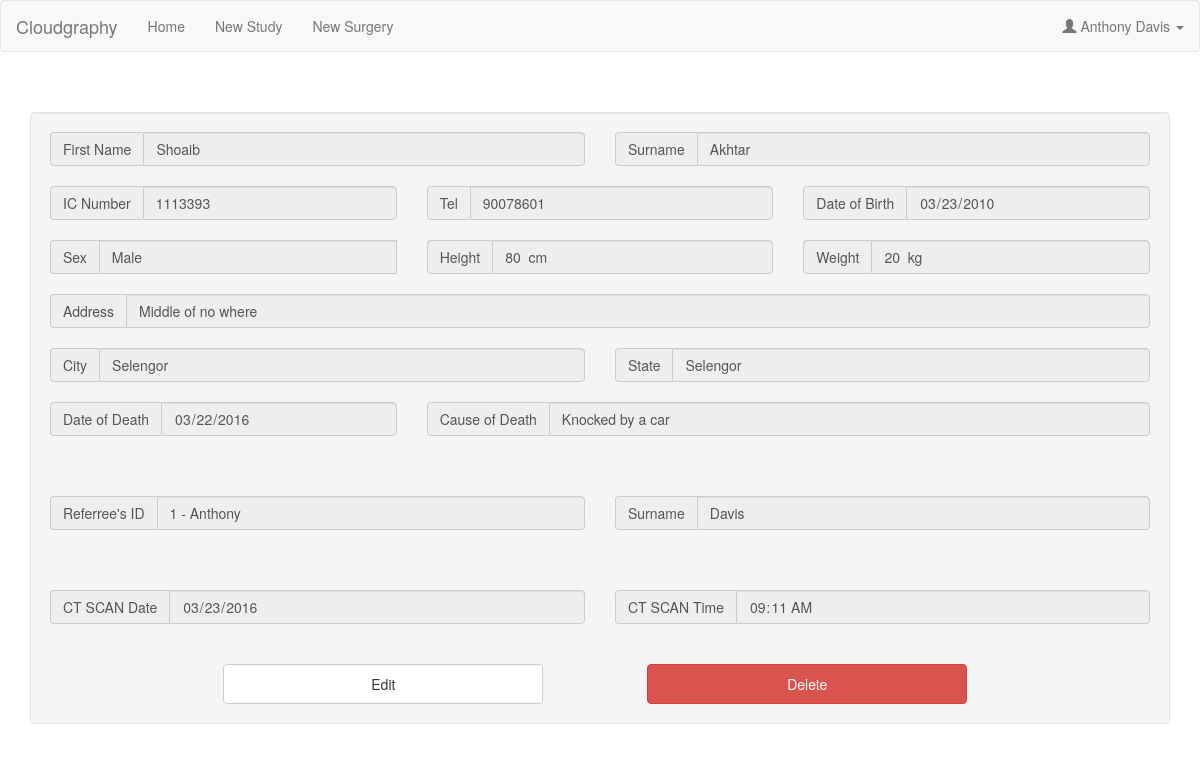
/studyProfile.php?add=10 (signed in), run on the app's committed database.
### tables this page shows
CREATE TABLE `referees` (
  `referreeID` int(11) NOT NULL,
  `userID` int(11) NOT NULL,
  `firstName` varchar(255) NOT NULL,
  `surName` varchar(255) NOT NULL,
  `surgeryID` int(11) NOT NULL
);

CREATE TABLE `studyobject` (
  `objectID` int(11) NOT NULL,
  `objectFirstname` varchar(255) NOT NULL,
  `objectSurname` varchar(255) NOT NULL,
  `ICNumber` int(11) NOT NULL,
  `telephone` int(11) NOT NULL,
  `DOB` date NOT NULL,
  `Sex` varchar(10) NOT NULL,
  `height` smallint(6) NOT NULL,
  `weight` smallint(6) NOT NULL,
  `homeAddress` varchar(255) NOT NULL,
  `homeCity` varchar(255) NOT NULL,
  `homeState` varchar(255) NOT NULL,
  `DOD` date NOT NULL,
  `deathCause` varchar(255) NOT NULL
);

CREATE TABLE `ctscan` (
  `CTScanID` int(11) NOT NULL,
  `date` date NOT NULL,
  `time` time NOT NULL,
  `objectID` int(11) NOT NULL
);

### getUsername.php (called while the page is built)
<?php
include ('conn.php');
$userID = $_SESSION['user_id'];
if( $_SESSION['user_type'] == 'admin'){
	$sql = "SELECT * FROM administrators WHERE userID = '$userID'";
}else{
	$sql = "SELECT * FROM referees WHERE userID = '$userID'";
}
			$result = $conn->query($sql);
			$row = $result->fetch_assoc();
			$fName=$row['firstName'];
			$sName=$row['surName'];
?>

### studyProfile.php (the view, shortened to what this page needs)
<!DOCTYPE html>
<?php include ('getobject.php');?>
<html lang="en">
<head>
  <link rel="stylesheet" href="http://maxcdn.bootstrapcdn.com/bootstrap/3.3.6/css/bootstrap.min.css">
  <link href="css/input.css" rel="stylesheet">
</head>
<body>
	<div class="navBar">
		<?php
		include 'navBar.php';?>
	</div>
<br>
<br>
	<div class="container">
			<form class="well form-horizontal" method="post" enctype="multipart/form-data">
				<div class="row">
					<div class="col-lg-6">
						<div class="input-group">
							<span class="input-group-addon" id="basic-addon2">First Name</span>
							<input type="text" name="objectFN"  class="form-control" id="disabledInput" style="cursor:default;" value="<?php echo $objectfName; ?>" disabled>
						</div>
					</div>
					<div class = "col-lg-6">
						<div class="input-group">
							<span class="input-group-addon" id="basic-addon3">Surname</span>
							<input type="text" name="objectSN" class="form-control" placeholder="Enter Deceased Surname"  id="disabledInput" style="cursor:default;" value="<?php echo $objectsName; ?>" disabled>
						</div>
					</div>
				</div>
				<br>
				<div class="row">
					<div class="col-lg-4">
						<div class="input-group">
							<span class="input-group-addon" id="basic-addon2">IC Number</span>
							<input type="number"  name="objectIC" class="form-control" placeholder="Enter Deceased IC Number" id="disabledInput" style="cursor:default;" value="<?php echo $objectIC; ?>" disabled>
						</div>
					</div>
					<div class="col-lg-4">
						<div class="input-group">
							<span class="input-group-addon" id="basic-addon2">Tel</span>
							<input type="number" name="objectTel" class="form-control" id="disabledInput" style="cursor:default;" value="<?php echo $objectTEL; ?>" disabled>
						</div>
					</div>
					<div class="col-lg-4">
						<div class="input-group">
							<span class="input-group-addon" id="basic-addon2">Date of Birth</span>
							<input type="date" name="objectDOB" class="form-control" id="disabledInput" style="cursor:default;" value="<?php echo $objectDOB; ?>" disabled>
						</div>
					</div>
				</div>
					<br>
				<div class ="row">
					<div class="col-lg-4">
					<div class="input-group">
						<span class="input-group-addon" id="basic-addon2">Sex</span>
							<input class="form-control" id="sel1" name="objectSex" id="disabledInput" style="cursor:default;" value="<?php echo $objectSEX; ?>" disabled>
						<br>
					</div>
					</div>
					<div class="col-lg-4">
						<div class="input-group">
							<span class="input-group-addon" id="basic-addon2">Height</span>
							<input type="text" name="objectHeight" class="form-control" id="disabledInput" style="cursor:default;" value="<?php echo $objectHeight; ?>  cm" disabled>
						</div>
					</div>
					<div class="col-lg-4">
						<div class="input-group">
							<span class="input-group-addon" id="basic-addon2">Weight</span>
							<input type="text" name="objectWeight" class="form-control" id="disabledInput" style="cursor:default;" value="<?php echo $objectWeight; ?>  kg" disabled>
						</div>
					</div>
				</div>
				<br>
				<div class="row">
					<div class="col-lg-12">
						<div class="input-group">
							<span class="input-group-addon" id="basic-addon2">Address</span>
							<input type="text" name="objectAdd" class="form-control"id="disabledInput" style="cursor:default;" value="<?php echo $objectAddress; ?>" disabled>
						</div>
					</div>
				</div>
				<br>
				<div class ="row">
					<div class="col-lg-6">
						<div class="input-group">
							<span class="input-group-addon" id="basic-addon2">City</span>
							<input type="text" name="objectCity" class="form-control" id="disabledInput" style="cursor:default;" value="<?php echo $objectCity; ?>" disabled>
						</div>
					</div>
					<div class="col-lg-6">
						<div class="input-group">
							<span class="input-group-addon" id="basic-addon2">State</span>
							<input type="text" name="objectState" class="form-control "id="disabledInput" style="cursor:default;" value="<?php echo $objectState; ?>" disabled >
						</div>
					</div>
				</div>
				<br>
				<div class ="row">
					<div class="col-lg-4">
						<div class="input-group">
							<span class="input-group-addon" id="basic-addon2">Date of Death</span>
							<input type="date" name="objectDOD" class="form-control" id="disabledInput" style="cursor:default;" value="<?php echo $objectDOD; ?>" disabled >
						</div>
					</div>
					<div class="col-lg-8">
						<div class="input-group">
							<span class="input-group-addon" id="basic-addon2">Cause of Death</span>
							<input type="text" name="objectCause" class="form-control" placeholder="Enter The Cause Of Deceased's Death" id="disabledInput" style="cursor:default;" value="<?php echo $objectCause; ?>" disabled >
						</div>
					</div>
				</div>
					<br>
					<br>
					<br>
					<div class="row">
					<div class="col-lg-6">
						<div class="input-group">
							<span class="input-group-addon" id="basic-addon2">Referree's ID</span>
								<input type="text" class="form-control" id="disabledInput" style="cursor:default;" value="<?php echo $RefID . " - " . $Reffname; ?>" disabled>
						</div>
					</div>
					<div class = "col-lg-6">
						<div class="input-group">
							<span class="input-group-addon" id="basic-addon3">Surname</span>
							<input type="text" name="refSN" class="form-control" id="disabledInput" style="cursor:default;" value="<?php echo $Refsname; ?>" disabled >
						</div>
					</div>
				</div>
				<br>
				<br>
				<br>
				<div class="row">
					<div class="col-lg-6">
						<div class="input-group">
							<span class="input-group-addon" id="basic-addon2">CT SCAN Date</span>
							<input type="date" name="CTDate" class="form-control" id="disabledInput" style="cursor:default;" value="<?php echo $scanDate; ?>" disabled>
						</div>
					</div>
					<div class="col-lg-6">
						<div class="input-group">
							<span class="input-group-addon" id="basic-addon2">CT SCAN Time</span>
							<input type="time" name="CTTime" class="form-control"id="disabledInput" style="cursor:default;" value="<?php echo $scanTime; ?>" disabled>
						</div>
					</div>
				</div>
				<br>
					<br>
					<div class='row'>
						<div class="col-lg-2">
						</div>
						<button  type="button" value="Upload Image" name="Submit" class="btn btn-default" style="width: 320px; height: 40px">Edit</button>
						<button  type="button" class="btn btn-danger" style="width: 320px; margin-left: 100px; height: 40px">Delete</button>
					</div>
					</form>
	</div>
	<br>
</body>
</body>
</html>

### navBar.php (shortened to what this page needs)
<!DOCTYPE html>
<?php
include ('getUsername.php');
?>
<html>
<nav class= "navbar navbar-default">
  <div class="container-fluid">
    <div class="navbar-header">
      <a class="navbar-brand" href="home.php">Cloudgraphy</a>
    </div>
    <ul class="nav navbar-nav">
      <li class="<?php if ($include=="home"){echo 'active';}?>"><a href="home.php">Home</a></li>
      <li class="<?php if ($include=="newPatient"){echo 'active';}?>"><a href="newStudy.php">New Study</a></li>
	  <li class="<?php if ($include=="newSurgery"){echo 'active';}?>"><a href="newStudy.php">New Surgery</a></li>
    </ul>
	      <ul class="nav navbar-nav navbar-right">
				<li><a class="dropdown-toggle" data-toggle="dropdown" href="#"><span class="glyphicon glyphicon-user"></span><?php echo" " .$fName." " .$sName;?>  <span class="caret"></span></a>
				</li>
		  </ul>
		  </nav>
		  </html>

### data on the page
referees: firstName "Anthony", surName "Davis"
studyobject: objectFN "Shoaib", objectSN "Akhtar", objectIC "1113393", objectTel "90078601", objectDOB "03/23/2010", objectSex "Male", objectHeight "80 cm", objectWeight "20 kg", objectAdd "Middle of no where", objectCity "Selengor", objectState "Selengor", objectDOD "03/22/2016", objectCause "Knocked by a car", firstName "1 - Anthony", refSN "Davis", CTDate "03/23/2016", CTTime "09:11:00"
